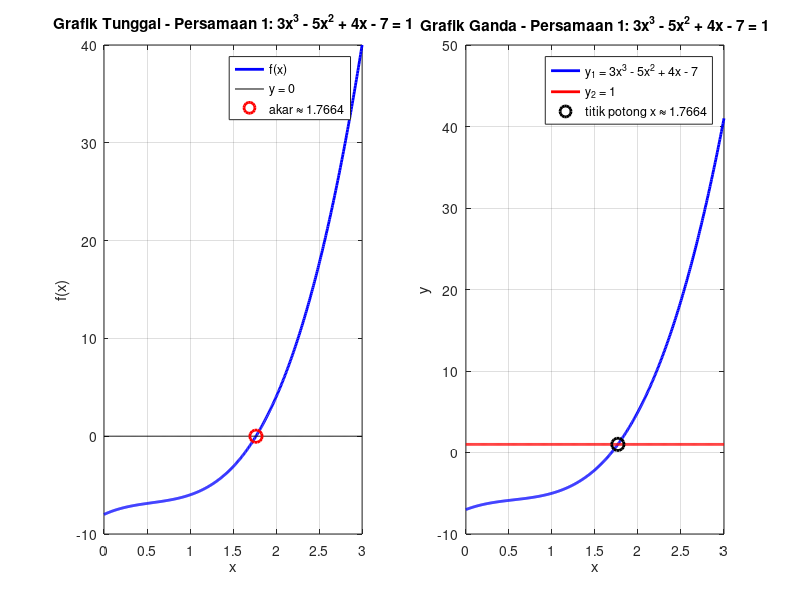
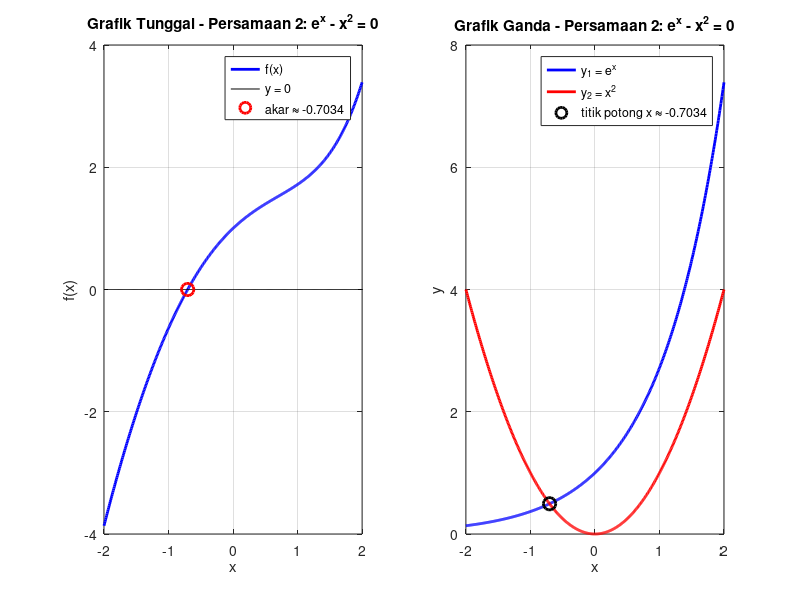
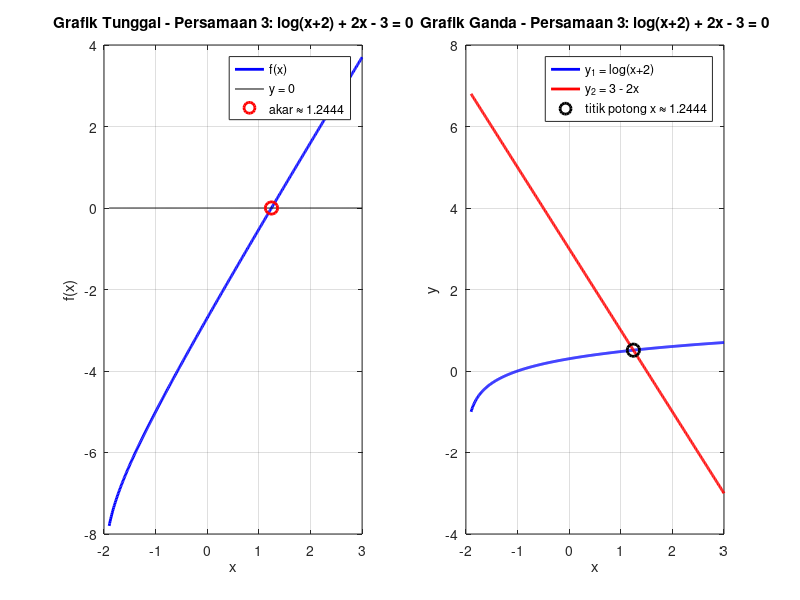

These charts were generated, in order, by the following MATLAB code:
% =====================================================================
%  PENCARIAN AKAR PERSAMAAN NON LINEAR
%  1) Metode grafik tunggal & grafik ganda
%  2) Metode Biseksi & Regula-Falsi (maks iterasi 20, toleransi 0.0001)
%
%  Persamaan:
%   (1) y = 3x^3 - 5x^2 + 4x - 7      , dengan y = 1
%   (2) y = e^x - x^2                 , dengan y = 0
%   (3) y = log(x+2) + 2x - 3         , dengan y = 0   (log basis 10)
%
%  Cara pakai: jalankan  >> akar_persamaan
% =====================================================================
1;  % penanda bahwa ini file script (bukan file function)

% ---------------------------------------------------------------------
%  FUNGSI METODE BISEKSI
% ---------------------------------------------------------------------
function [akar, tabel] = biseksi(f, a, b, tol, maxit)
  if f(a) * f(b) > 0
    error('Interval [%g, %g] tidak mengapit akar (f(a)*f(b) > 0)', a, b);
  end
  fa = f(a);
  tabel = [];
  xr_lama = a;
  for i = 1:maxit
    xr  = (a + b) / 2;
    fxr = f(xr);
    if i == 1
      ea = NaN;
    else
      ea = abs(xr - xr_lama);
    end
    tabel(end+1, :) = [i, a, b, xr, fxr, ea];
    if fxr == 0 || (i > 1 && ea < tol)
      break;
    end
    if fa * fxr < 0
      b = xr;
    else
      a = xr;
      fa = fxr;
    end
    xr_lama = xr;
  end
  akar = xr;
end

% ---------------------------------------------------------------------
%  FUNGSI METODE REGULA-FALSI
% ---------------------------------------------------------------------
function [akar, tabel] = regulafalsi(f, a, b, tol, maxit)
  if f(a) * f(b) > 0
    error('Interval [%g, %g] tidak mengapit akar (f(a)*f(b) > 0)', a, b);
  end
  fa = f(a);
  fb = f(b);
  tabel = [];
  xr_lama = a;
  for i = 1:maxit
    xr  = (a * fb - b * fa) / (fb - fa);
    fxr = f(xr);
    if i == 1
      ea = NaN;
    else
      ea = abs(xr - xr_lama);
    end
    tabel(end+1, :) = [i, a, b, xr, fxr, ea];
    if fxr == 0 || (i > 1 && ea < tol)
      break;
    end
    if fa * fxr < 0
      b = xr;  fb = fxr;
    else
      a = xr;  fa = fxr;
    end
    xr_lama = xr;
  end
  akar = xr;
end

% ---------------------------------------------------------------------
%  FUNGSI MENCETAK TABEL ITERASI
% ---------------------------------------------------------------------
function cetak_tabel(judul, tabel)
  printf('\n%s\n', judul);
  printf('%-5s %-12s %-12s %-12s %-14s %-12s\n', ...
         'Iter', 'a', 'b', 'xr', 'f(xr)', 'Error');
  printf('%s\n', repmat('-', 1, 72));
  for k = 1:rows(tabel)
    if isnan(tabel(k,6))
      err_str = '-';
    else
      err_str = sprintf('%.6f', tabel(k,6));
    end
    printf('%-5d %-12.6f %-12.6f %-12.6f %-14.6f %-12s\n', ...
           tabel(k,1), tabel(k,2), tabel(k,3), tabel(k,4), tabel(k,5), err_str);
  end
end

% =====================================================================
%  PROGRAM UTAMA
% =====================================================================
tol   = 0.0001;   % batas error toleransi
maxit = 20;       % maksimal iterasi

% Pilihan basis logaritma untuk persamaan (3):
%   false -> log natural (ln), bawaan Octave  : log(x)
%   true  -> log basis 10                     : log10(x)
pakai_log10 = true;      % sesuai hitungan tulis tangan (log basis 10)
if pakai_log10
  lg = @(x) log10(x);
else
  lg = @(x) log(x);
end

% ---------------------------------------------------------------------
%  DEFINISI PERSAMAAN
%   f  : f(x) = 0                     (untuk grafik tunggal & numerik)
%   ya : sisi kiri  (grafik ganda)
%   yb : sisi kanan (grafik ganda)
% ---------------------------------------------------------------------
nama = {'Persamaan 1: 3x^3 - 5x^2 + 4x - 7 = 1', ...
        'Persamaan 2: e^x - x^2 = 0', ...
        'Persamaan 3: log(x+2) + 2x - 3 = 0'};

% (1) 3x^3 - 5x^2 + 4x - 7 = 1  ->  3x^3 - 5x^2 + 4x - 8 = 0
f{1}  = @(x) 3*x.^3 - 5*x.^2 + 4*x - 7 - 1;
ya{1} = @(x) 3*x.^3 - 5*x.^2 + 4*x - 7;
yb{1} = @(x) ones(size(x)) * 1;
lbl_a{1} = 'y_1 = 3x^3 - 5x^2 + 4x - 7';   lbl_b{1} = 'y_2 = 1';
rentang{1} = [0 3];       % rentang gambar grafik
interval{1} = [1 2];      % interval awal akar

% (2) e^x - x^2 = 0  ->  e^x = x^2
f{2}  = @(x) exp(x) - x.^2;
ya{2} = @(x) exp(x);
yb{2} = @(x) x.^2;
lbl_a{2} = 'y_1 = e^x';   lbl_b{2} = 'y_2 = x^2';
rentang{2} = [-2 2];
interval{2} = [-1 0];

% (3) log(x+2) + 2x - 3 = 0  ->  log(x+2) = 3 - 2x
f{3}  = @(x) lg(x + 2) + 2*x - 3;
ya{3} = @(x) lg(x + 2);
yb{3} = @(x) 3 - 2*x;
lbl_a{3} = 'y_1 = log(x+2)';   lbl_b{3} = 'y_2 = 3 - 2x';
rentang{3} = [-1.9 3];
interval{3} = [1 2];

% ---------------------------------------------------------------------
%  PROSES UNTUK SETIAP PERSAMAAN
% ---------------------------------------------------------------------
for n = 1:3
  printf('\n%s\n', repmat('=', 1, 70));
  printf('%s\n', nama{n});
  printf('%s\n', repmat('=', 1, 70));

  a = interval{n}(1);
  b = interval{n}(2);
  printf('Interval awal: [%g, %g]   f(a) = %.4f,  f(b) = %.4f\n', ...
         a, b, f{n}(a), f{n}(b));

  % ---- Metode numerik ----
  [akar_bis, tab_bis] = biseksi(f{n}, a, b, tol, maxit);
  [akar_rf,  tab_rf]  = regulafalsi(f{n}, a, b, tol, maxit);

  cetak_tabel('--- METODE BISEKSI ---', tab_bis);
  printf('Akar (biseksi)       = %.6f  (iterasi: %d, f(akar) = %.2e)\n', ...
         akar_bis, rows(tab_bis), f{n}(akar_bis));

  cetak_tabel('--- METODE REGULA-FALSI ---', tab_rf);
  printf('Akar (regula-falsi) = %.6f  (iterasi: %d, f(akar) = %.2e)\n', ...
         akar_rf, rows(tab_rf), f{n}(akar_rf));

  % ---- Grafik ----
  x = linspace(rentang{n}(1), rentang{n}(2), 500);

  figure(n);
  set(gcf, 'name', nama{n});

  % (a) Grafik tunggal: f(x) memotong sumbu-x
  subplot(1, 2, 1);
  plot(x, f{n}(x), 'b-', 'linewidth', 2); hold on;
  plot(x, zeros(size(x)), 'k-');                        % sumbu x
  plot(akar_bis, 0, 'ro', 'markersize', 9, 'linewidth', 2);
  grid on;
  xlabel('x'); ylabel('f(x)');
  title(['Grafik Tunggal - ', nama{n}]);
  legend('f(x)', 'y = 0', sprintf('akar \\approx %.4f', akar_bis), ...
         'location', 'northeast');
  hold off;

  % (b) Grafik ganda: perpotongan dua kurva
  subplot(1, 2, 2);
  plot(x, ya{n}(x), 'b-', 'linewidth', 2); hold on;
  plot(x, yb{n}(x), 'r-', 'linewidth', 2);
  plot(akar_bis, ya{n}(akar_bis), 'ko', 'markersize', 9, 'linewidth', 2);
  grid on;
  xlabel('x'); ylabel('y');
  title(['Grafik Ganda - ', nama{n}]);
  legend(lbl_a{n}, lbl_b{n}, ...
         sprintf('titik potong x \\approx %.4f', akar_bis), 'location', 'northeast');
  hold off;
end

% ---------------------------------------------------------------------
%  RINGKASAN
% ---------------------------------------------------------------------
printf('\n=================== RINGKASAN HASIL AKAR ===================\n');
printf('%-12s %-12s %-12s\n', 'Persamaan', 'Biseksi', 'Regula-Falsi');
for n = 1:3
  [rb, tb] = biseksi(f{n}, interval{n}(1), interval{n}(2), tol, maxit);
  [rr, tr] = regulafalsi(f{n}, interval{n}(1), interval{n}(2), tol, maxit);
  printf('%-12d %-9.6f (%2d it) %-9.6f (%2d it)\n', n, rb, rows(tb), rr, rows(tr));
end
